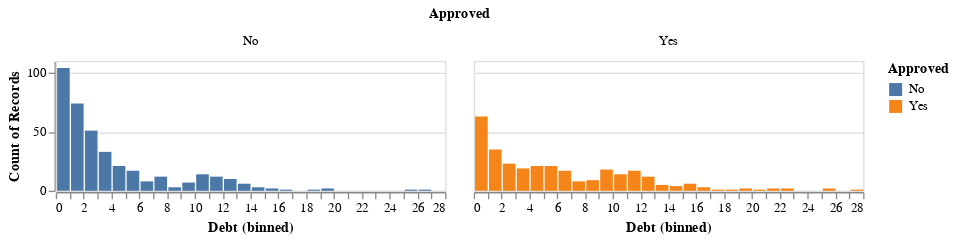

Notebook code cell kept with this figure:
### Code cell
data_vis_d = alt.Chart(data).mark_bar().encode(
    x = alt.X('Debt').scale(clamp= True).bin(maxbins=30),
    y = alt.Y('count()'),
    color = alt.Color('Approved')
).properties(
    height=100
).facet(
    "Approved:N",)
data_vis_d

### Figure 1 — Vega-Lite specification as saved in the notebook (floating-point values rounded to 4 significant figures; data arrays with more than 128 entries replaced by an {"elided": "..."} marker saying what was removed)
{"config": {"view": {"continuousWidth": 300, "continuousHeight": 300}}, "data": {"name": "data-6ce8907e001934dae184b3a258fb1bc8"}, "facet": {"field": "Approved", "type": "nominal"}, "spec": {"mark": {"type": "bar"}, "encoding": {"color": {"field": "Approved", "type": "nominal"}, "x": {"bin": {"maxbins": 30}, "field": "Debt", "scale": {"clamp": true}, "type": "quantitative"}, "y": {"aggregate": "count", "type": "quantitative"}}, "height": 100}, "$schema": "https://vega.github.io/schema/vega-lite/v5.16.3.json", "datasets": {"data-6ce8907e001934dae184b3a258fb1bc8": {"elided": "690 records"}}}
